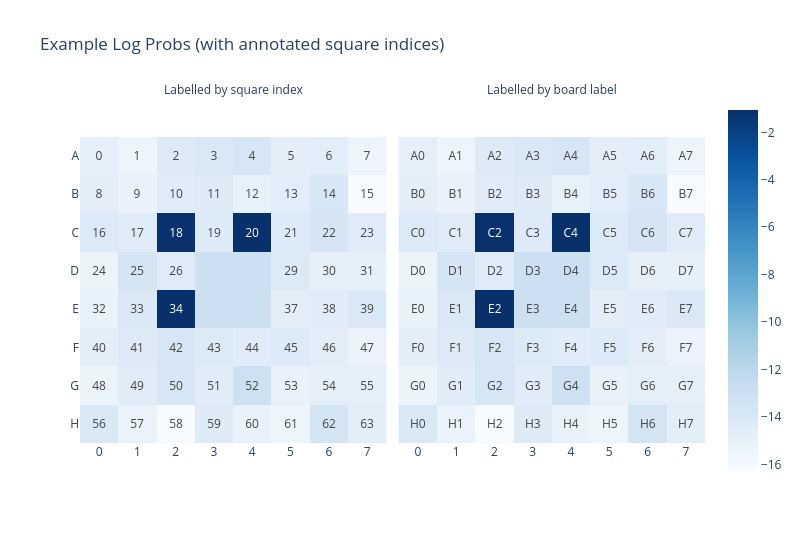

Notebook code for this chart:
### Markdown cell above
<details>
<summary>Aside - how does this tensor indexing magic work?</summary>

`temp_board_state` is an array of shape `(8, 8)`. When we use `.flatten()`, this returns a **view** (i.e. same underlying data) with shape `(64,)`. When we index it by `ALL_SQUARES` (a list of 60 indices, which is all the indices excluding the "middle squares"), this also returns a view (still the same data). We can then set those 60 elements to be the model's log probs. This will change the values in the original tensor, without changing that tensor's shape.
</details>

We can use the `text` argument to annotate all the legal squares with their square indices (0-63, not token IDs), which might be easier in some cases. Here's an example (you might want to reuse this code in some later exercises):

### Code cell
SQUARE_INDICES_2D = np.array([str(i) if i in ALL_SQUARES else "" for i in range(64)]).reshape(8, 8)
BOARD_LABELS_2D = np.array(["ABCDEFGH"[i // 8] + f"{i % 8}" for i in range(64)]).reshape(8, 8)

print(SQUARE_INDICES_2D)
print(BOARD_LABELS_2D)

utils.plot_board_values(
    t.stack([logprobs_board, logprobs_board]),  # shape (2, 8, 8)
    title="Example Log Probs (with annotated square indices)",
    width=800,
    text=np.stack([SQUARE_INDICES_2D, BOARD_LABELS_2D]),  # shape (2, 8, 8)
    board_titles=["Labelled by square index", "Labelled by board label"],
)

### Figure 1 — Plotly figure (JSON) as saved in the notebook; plotly's stock layout.template omitted (floating-point values rounded to 4 significant figures)
{"data": [{"coloraxis": "coloraxis", "hovertemplate": "x: %{x}<br>y: %{y}<br>color: %{z}<extra></extra>", "name": "0", "text": [["0", "1", "2", "3", "4", "5", "6", "7"], ["8", "9", "10", "11", "12", "13", "14", "15"], ["16", "17", "18", "19", "20", "21", "22", "23"], ["24", "25", "26", "", "", "29", "30", "31"], ["32", "33", "34", "", "", "37", "38", "39"], ["40", "41", "42", "43", "44", "45", "46", "47"], ["48", "49", "50", "51", "52", "53", "54", "55"], ["56", "57", "58", "59", "60", "61", "62", "63"]], "textfont": {"size": 12}, "texttemplate": "%{text}", "type": "heatmap", "x": ["0", "1", "2", "3", "4", "5", "6", "7"], "xaxis": "x", "y": ["A", "B", "C", "D", "E", "F", "G", "H"], "yaxis": "y", "z": [[-14.76, -15.5, -14.36, -14.0, -13.7, -14.69, -14.59, -15.49], [-14.68, -15.2, -14.51, -14.35, -15.05, -14.54, -13.86, -16.24], [-14.16, -14.42, -1.133, -14.28, -1.059, -14.25, -13.61, -14.44], [-15.36, -13.63, -14.45, -13.0, -13.0, -14.16, -14.9, -14.88], [-15.11, -14.02, -1.105, -13.0, -13.0, -14.72, -14.46, -14.03], [-14.69, -14.34, -13.73, -14.17, -14.5, -14.24, -14.75, -15.23], [-15.33, -14.49, -13.8, -14.46, -13.1, -15.15, -14.85, -14.8], [-13.97, -15.24, -16.24, -14.3, -15.19, -15.5, -13.47, -14.68]]}, {"coloraxis": "coloraxis", "hovertemplate": "x: %{x}<br>y: %{y}<br>color: %{z}<extra></extra>", "name": "1", "text": [["A0", "A1", "A2", "A3", "A4", "A5", "A6", "A7"], ["B0", "B1", "B2", "B3", "B4", "B5", "B6", "B7"], ["C0", "C1", "C2", "C3", "C4", "C5", "C6", "C7"], ["D0", "D1", "D2", "D3", "D4", "D5", "D6", "D7"], ["E0", "E1", "E2", "E3", "E4", "E5", "E6", "E7"], ["F0", "F1", "F2", "F3", "F4", "F5", "F6", "F7"], ["G0", "G1", "G2", "G3", "G4", "G5", "G6", "G7"], ["H0", "H1", "H2", "H3", "H4", "H5", "H6", "H7"]], "textfont": {"size": 12}, "texttemplate": "%{text}", "type": "heatmap", "x": ["0", "1", "2", "3", "4", "5", "6", "7"], "xaxis": "x2", "y": ["A", "B", "C", "D", "E", "F", "G", "H"], "yaxis": "y2", "z": [[-14.76, -15.5, -14.36, -14.0, -13.7, -14.69, -14.59, -15.49], [-14.68, -15.2, -14.51, -14.35, -15.05, -14.54, -13.86, -16.24], [-14.16, -14.42, -1.133, -14.28, -1.059, -14.25, -13.61, -14.44], [-15.36, -13.63, -14.45, -13.0, -13.0, -14.16, -14.9, -14.88], [-15.11, -14.02, -1.105, -13.0, -13.0, -14.72, -14.46, -14.03], [-14.69, -14.34, -13.73, -14.17, -14.5, -14.24, -14.75, -15.23], [-15.33, -14.49, -13.8, -14.46, -13.1, -15.15, -14.85, -14.8], [-13.97, -15.24, -16.24, -14.3, -15.19, -15.5, -13.47, -14.68]]}], "layout": {"annotations": [{"font": {}, "showarrow": false, "text": "Labelled by square index", "x": 0.245, "xanchor": "center", "xref": "paper", "y": 1.0, "yanchor": "bottom", "yref": "paper"}, {"font": {}, "showarrow": false, "text": "Labelled by board label", "x": 0.755, "xanchor": "center", "xref": "paper", "y": 1.0, "yanchor": "bottom", "yref": "paper"}], "coloraxis": {"autocolorscale": false, "colorscale": [[0.0, "rgb(247,251,255)"], [0.125, "rgb(222,235,247)"], [0.25, "rgb(198,219,239)"], [0.375, "rgb(158,202,225)"], [0.5, "rgb(107,174,214)"], [0.625, "rgb(66,146,198)"], [0.75, "rgb(33,113,181)"], [0.875, "rgb(8,81,156)"], [1.0, "rgb(8,48,107)"]]}, "title": {"text": "Example Log Probs (with annotated square indices)"}, "width": 800, "xaxis": {"anchor": "y", "constrain": "domain", "domain": [0.0, 0.49], "scaleanchor": "y"}, "xaxis2": {"anchor": "y2", "domain": [0.51, 1.0], "matches": "x"}, "yaxis": {"anchor": "x", "autorange": "reversed", "constrain": "domain", "domain": [0.0, 1.0]}, "yaxis2": {"anchor": "x2", "domain": [0.0, 1.0], "matches": "y", "showticklabels": false}}}
